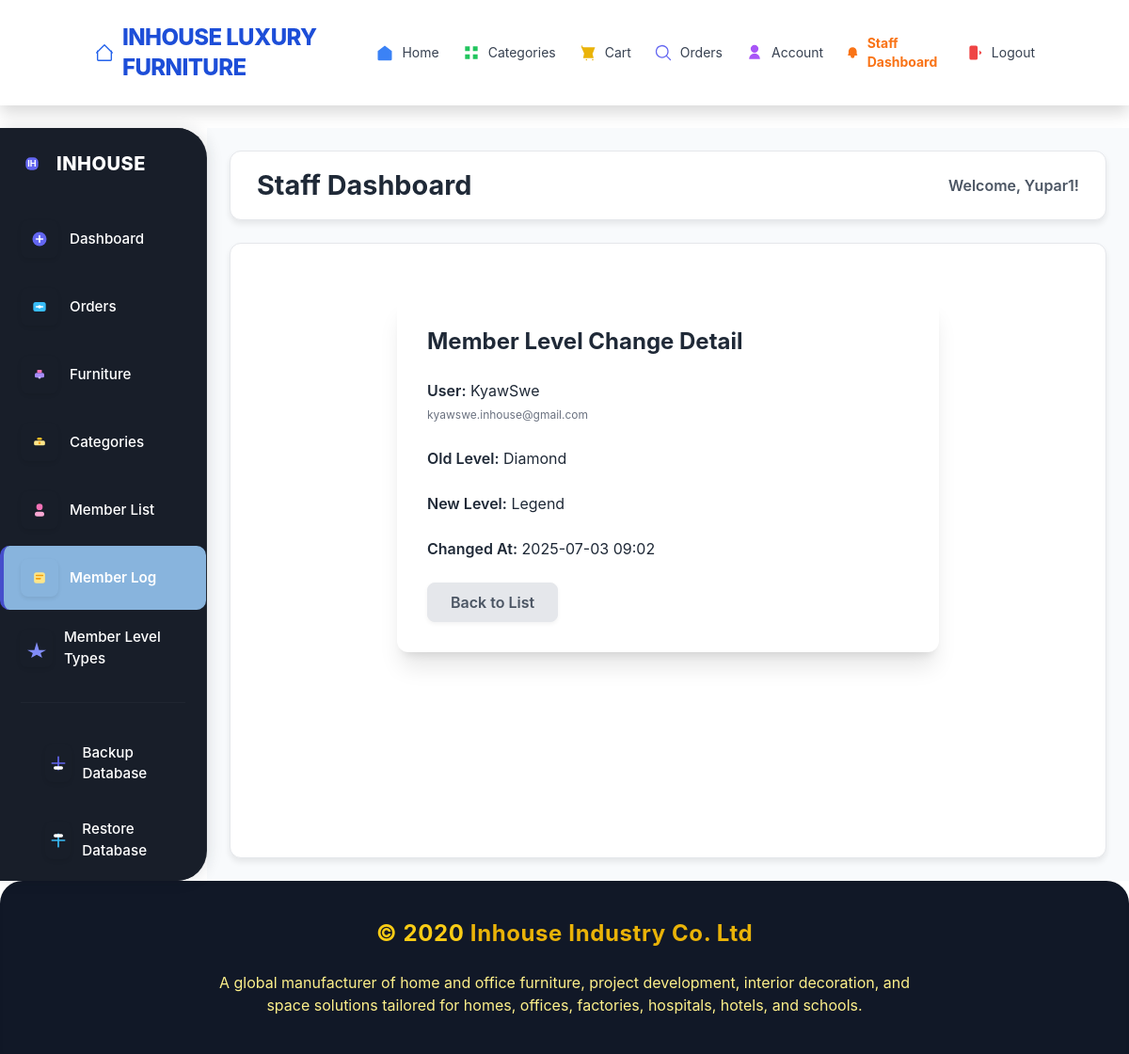
The page /staff/mbl/4/ (signed in) on the database its author committed.
### store/models.py (models this page shows, shortened)
class CustomUser(AbstractUser):
    phone = models.CharField(max_length=15, blank=True, null=True)
    nrc = models.CharField(max_length=30, blank=True)
    dob = models.DateField(null=True, blank=True)
    c_code = models.CharField(max_length=20, unique=True, blank=True)
    createdby = models.CharField(max_length=20, default='website')
    amount = models.DecimalField(
        max_digits=10,
        decimal_places=2,
        default=0.00
    )
    member_level_choices = [
        ('INHOUSE', 'Inhouse'),
        ('CLASSIC', 'Classic'),
        ('GOLD', 'Gold'),
        ('PLATINUM', 'Platinum'),
        ('DIAMOND', 'Diamond'),
        ('VVIP', 'VVIP'),
    ]
    member_level = models.CharField(
        max_length=10,
        choices=member_level_choices,
        default='Bronze'
    )

class UserMembershipLog(models.Model):
    user = models.ForeignKey(CustomUser, on_delete=models.CASCADE)
    old_level = models.CharField(max_length=20)
    new_level = models.CharField(max_length=20)
    changed_at = models.DateTimeField(auto_now_add=True)

### store/views_staff.py (the view)
@login_required
@user_passes_test(is_staff_check)
def staff_mbl_detail(request, pk):
    membership_log = get_object_or_404(UserMembershipLog.objects.select_related('user'), pk=pk)
    context = {
        'membership_log': membership_log,
    }
    return render(request, 'staff/member_log_detail.html', context)

### store/templates/staff/member_log_detail.html (shortened to what this page needs)
{% extends "staff/base_staff.html" %}
{% block content %}
<div class="max-w-xl mx-auto bg-white dark:bg-gray-900 rounded-xl shadow-xl p-8 mt-8">
    <h2 class="text-2xl font-bold mb-6">Member Level Change Detail</h2>
    <div class="mb-4">
        <span class="font-semibold">User:</span>
        {{ membership_log.user.username }}<br>
        <span class="text-xs text-gray-500">{{ membership_log.user.email }}</span>
    </div>
    <div class="mb-4">
        <span class="font-semibold">Old Level:</span>
        {{ membership_log.old_level }}
    </div>
    <div class="mb-4">
        <span class="font-semibold">New Level:</span>
        {{ membership_log.new_level }}
    </div>
    <div class="mb-4">
        <span class="font-semibold">Changed At:</span>
        {{ membership_log.changed_at|date:"Y-m-d H:i" }}
    </div>
    <a href="{% url 'staff_mbl_list' %}" class="btn-secondary px-4 py-2 rounded-lg">Back to List</a>
</div>
{% endblock %}

### store/templates/staff/base_staff.html (shortened to what this page needs)
{% extends "main/base.html" %}
{% load static %}
{% block body_content %}
    <div class="staff-layout-wrapper">
        <div class="sidebar" id="staffSidebar"
             style="background: #181e29; color: #fff; border-radius: 0 2rem 2rem 0; box-shadow: 2px 0 16px rgba(24,30,41,0.12); width: 220px; min-width: 180px; padding: 0;">
            <div class="flex flex-col h-full">
                <div class="flex items-center gap-3 mb-8 pl-6 pt-6">
                    <svg class="w-9 h-9" viewBox="0 0 24 24" fill="none">
                        <rect x="4" y="4" width="16" height="16" rx="6" fill="#6366f1" />
                        <text x="12" y="16" text-anchor="middle" font-size="11" font-weight="bold">
                            <tspan fill="#fff">IH</tspan>
                        </text>
                    </svg>
                    <span class="font-extrabold text-xl text-white tracking-wide">INHOUSE</span>
                </div>
                <nav class="flex-1">
                    <ul class="flex flex-col gap-1">
                        <li>
                            <a href="{% url 'staff_dashboard' %}" class="sidebar-modern-link group {% if request.resolver_match.url_name == 'staff_dashboard' %}active{% endif %}" style="padding-left: 0;">
                                <span class="block w-1.5 h-8 rounded-r-full {% if request.resolver_match.url_name == 'staff_dashboard' %}bg-indigo-400{% else %}bg-transparent{% endif %}"></span>
                                <span class="sidebar-modern-icon" style="background: none; color: #fff;">
                                    <svg class="w-6 h-6" fill="none" viewBox="0 0 24 24">
                                        <circle cx="12" cy="12" r="9" fill="#6366f1"/>
                                        <path d="M8 12h8" stroke="#fff" stroke-width="2" stroke-linecap="round"/>
                                        <path d="M12 8v8" stroke="#fff" stroke-width="2" stroke-linecap="round"/>
                                    </svg>
                                </span>
                                <span class="sidebar-modern-label text-white">Dashboard</span>
                            </a>
                        </li>
                        <li>
                            <a href="{% url 'staff_order_list' %}" class="sidebar-modern-link group {% if 'staff_order' in request.resolver_match.url_name %}active{% endif %}" style="padding-left: 0;">
                                <span class="block w-1.5 h-8 rounded-r-full {% if 'staff_order' in request.resolver_match.url_name %}bg-indigo-400{% else %}bg-transparent{% endif %}"></span>
                                <span class="sidebar-modern-icon" style="background: none; color: #fff;">
                                    <svg class="w-6 h-6" fill="none" viewBox="0 0 24 24">
                                        <rect x="4" y="6" width="16" height="12" rx="3" fill="#38bdf8"/>
                                        <path d="M8 12h8" stroke="#fff" stroke-width="2" stroke-linecap="round"/>
                                        <circle cx="12" cy="12" r="2" fill="#fff"/>
                                    </svg>
                                </span>
                                <span class="sidebar-modern-label text-white">Orders</span>
                            </a>
                        </li>
                        <li>
                            <a href="{% url 'staff_furniture_list' %}" class="sidebar-modern-link group {% if 'staff_furniture' in request.resolver_match.url_name %}active{% endif %}" style="padding-left: 0;">
                                <span class="block w-1.5 h-8 rounded-r-full {% if 'staff_furniture' in request.resolver_match.url_name %}bg-indigo-400{% else %}bg-transparent{% endif %}"></span>
                                <span class="sidebar-modern-icon" style="background: none; color: #fff;">
                                    <svg class="w-6 h-6" fill="none" viewBox="0 0 24 24">
                                        <rect x="6" y="10" width="12" height="6" rx="2" fill="#a78bfa"/>
                                        <rect x="9" y="6" width="6" height="4" rx="1" fill="#f472b6"/>
                                        <circle cx="12" cy="16" r="1.5" fill="#c4b5fd"/>
                                    </svg>
                                </span>
                                <span class="sidebar-modern-label text-white">Furniture</span>
                            </a>
                        </li>
                        <li>
                            <a href="{% url 'staff_category_list' %}" class="sidebar-modern-link group {% if 'staff_category' in request.resolver_match.url_name %}active{% endif %}" style="padding-left: 0;">
                                <span class="block w-1.5 h-8 rounded-r-full {% if 'staff_category' in request.resolver_match.url_name %}bg-indigo-400{% else %}bg-transparent{% endif %}"></span>
                                <span class="sidebar-modern-icon" style="background: none; color: #fff;">
                                    <svg class="w-6 h-6" fill="none" viewBox="0 0 24 24">
                                        <rect x="5" y="10" width="14" height="6" rx="2" fill="#fde68a"/>
                                        <rect x="9" y="6" width="6" height="3" rx="1.5" fill="#fbbf24"/>
                                        <circle cx="12" cy="13" r="1.5" fill="#f59e0b"/>
                                    </svg>
                                </span>
                                <span class="sidebar-modern-label text-white">Categories</span>
                            </a>
                        </li>
                        <li>
                            <a href="{% url 'staff_customer_list' %}" class="sidebar-modern-link group {% if request.resolver_match.url_name == 'staff_customer_list' %}active{% endif %}" style="padding-left: 0;">
                                <span class="block w-1.5 h-8 rounded-r-full {% if request.resolver_match.url_name == 'staff_customer_list' %}bg-indigo-400{% else %}bg-transparent{% endif %}"></span>
                                <span class="sidebar-modern-icon" style="background: none; color: #fff;">
                                    <svg class="w-6 h-6" fill="none" viewBox="0 0 24 24">
                                        <circle cx="12" cy="8" r="4" fill="#f472b6"/>
                                        <rect x="6" y="14" width="12" height="6" rx="3" fill="#f9a8d4"/>
                                    </svg>
                                </span>
                                <span class="sidebar-modern-label text-white">Member List</span>
                            </a>
                        </li>
                        <li>
                            <a href="{% url 'staff_mbl_list' %}" class="sidebar-modern-link group {% if request.resolver_match.url_name == 'staff_mbl_list' %}active{% endif %}" style="padding-left: 0;">
                                <span class="block w-1.5 h-8 rounded-r-full {% if request.resolver_match.url_name == 'staff_mbl_list' %}bg-indigo-400{% else %}bg-transparent{% endif %}"></span>
                                <span class="sidebar-modern-icon" style="background: none; color: #fff;">
                                    <svg class="w-6 h-6" fill="none" viewBox="0 0 24 24">
                                        <rect x="5" y="5" width="14" height="14" rx="3" fill="#fde68a"/>
                                        <path d="M8 9h8M8 13h5" stroke="#f59e0b" stroke-width="2" stroke-linecap="round"/>
                                    </svg>
                                </span>
                                <span class="sidebar-modern-label text-white">Member Log</span>
                            </a>
                        </li>
                        <li>
                            <a href="{% url 'staff_memberlevel_list' %}" class="sidebar-modern-link group {% if request.resolver_match.url_name == 'staff_memberlevel_list' %}active{% endif %}" style="padding-left: 0;">
                                <span class="block w-1.5 h-8 rounded-r-full {% if request.resolver_match.url_name == 'staff_memberlevel_list' %}bg-indigo-400{% else %}bg-transparent{% endif %}"></span>
                                <span class="sidebar-modern-icon" style="background: none; color: #fff;">
                                    <svg class="w-6 h-6" fill="none" viewBox="0 0 24 24">
                                        <polygon points="12,4 15,14 24,14 17,18 19,24 12,20 5,24 7,18 0,14 9,14" fill="#818cf8"/>
                                    </svg>
                                </span>
                                <span class="sidebar-modern-label text-white">Member Level Types</span>
                            </a>
                        </li>
                    </ul>
                </nav>
                <hr class="w-4/5 border-t border-slate-300 my-6 self-center opacity-30">
                <div class="flex flex-col gap-2 px-4 py-2">
                    <a href="{% url 'staff_db_backup' %}" class="sidebar-modern-link group">
                        <span class="sidebar-modern-icon" style="background: none; color: #fff;">
                            <svg class="w-6 h-6" fill="none" viewBox="0 0 24 24">
                                <path d="M12 4v16m8-8H4" stroke="#6366f1" stroke-width="2" stroke-linecap="round" stroke-linejoin="round"/>
                                <rect x="6" y="16" width="12" height="4" rx="2" fill="#fff"/>
                            </svg>
                        </span>
                        <span class="sidebar-modern-label text-white">Backup Database</span>
                    </a>
                    <a href="{% url 'staff_db_restore' %}" class="sidebar-modern-link group">
                        <span class="sidebar-modern-icon" style="background: none; color: #fff;">
                            <svg class="w-6 h-6" fill="none" viewBox="0 0 24 24">
                                <path d="M12 20V4m-8 8h16" stroke="#38bdf8" stroke-width="2" stroke-linecap="round" stroke-linejoin="round"/>
                                <rect x="6" y="4" width="12" height="4" rx="2" fill="#fff"/>
                            </svg>
                        </span>
                        <span class="sidebar-modern-label text-white">Restore Database</span>
                    </a>
                </div>
            </div>
        </div>
        <div class="staff-main-content-wrapper">
            <header class="staff-header">
                <h1 class="text-2xl font-bold text-gray-800">{% block page_title %}Staff Dashboard{% endblock %}</h1>
                <div class="welcome-text flex items-center gap-2">
                    <span class="font-semibold">Welcome, {{ request.user.username }}!</span>
                </div>
            </header>
            <div class="staff-content-area">
                {% block content %}{% endblock content %}
            </div>
        </div>
    </div>
{% endblock body_content %}

### rows shown on the page
CustomUser: user.username "Yupar1"
UserMembershipLog: user.username "KyawSwe", user.email "kyawswe.inhouse@gmail.com", old_level "Diamond", new_level "Legend", changed_at "2025-07-03 09:02"
